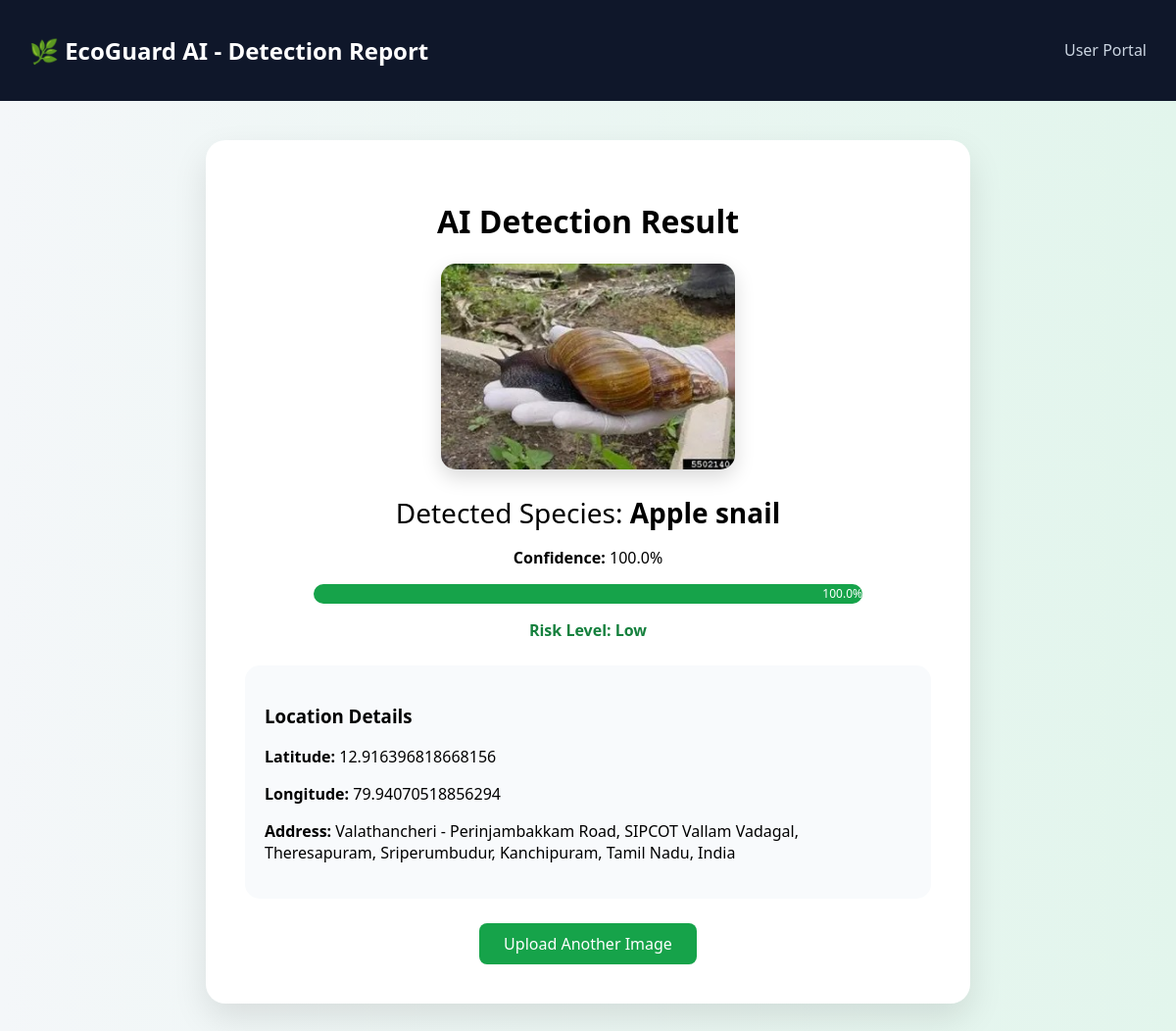
The page /result/1 on the database its author committed.
### tables this page shows
CREATE TABLE reports (
        id INTEGER PRIMARY KEY AUTOINCREMENT,
        image TEXT,
        latitude REAL,
        longitude REAL,
        address TEXT,
        prediction TEXT,
        created_at TEXT,
        verified INTEGER DEFAULT 0,
        confidence REAL DEFAULT 0,
        risk TEXT DEFAULT ''
    );

### app.py (the view)
@app.route("/result/<int:report_id>")
def view_result(report_id):
    conn = sqlite3.connect("database.db")
    c = conn.cursor()
    c.execute("""
        SELECT image, latitude, longitude, address, prediction, confidence, risk
        FROM reports
        WHERE id=?
    """, (report_id,))
    report = c.fetchone()
    conn.close()
    if not report:
        return "Report not found"
    image = report[0]
    latitude = report[1]
    longitude = report[2]
    address = report[3]
    prediction = report[4]
    confidence = round(report[5] * 100, 2)
    risk = report[6]
    return render_template("result.html",
                           image=image,
                           prediction=prediction,
                           risk=risk,
                           latitude=latitude,
                           longitude=longitude,
                           address=address,
                           confidence=confidence)

### templates/result.html (shortened to what this page needs)
<!DOCTYPE html>
<html>
<head>
</head>
<body>
<div class="navbar">
    <h2>🌿 EcoGuard AI - Detection Report</h2>
    <div>
        <a href="/">User Portal</a>
    </div>
</div>
<div class="container">
<div class="result-card">
    <h1>AI Detection Result</h1>
    <img src="{{ url_for('static', filename=image) }}" width="300">
    <div class="prediction">
        Detected Species: <strong>{{ prediction }}</strong>
    </div>
    <p><strong>Confidence:</strong> {{ confidence }}%</p>
    <div class="confidence-bar">
        <div class="confidence-fill" style="width: {{ confidence }}%;">
            {{ confidence }}%
        </div>
    </div>
    {% if risk == "Low" %}
        <p class="low">Risk Level: {{ risk }}</p>
    {% elif risk == "Moderate" %}
        <p class="moderate">Risk Level: {{ risk }}</p>
    {% elif risk == "High" %}
        <p class="high">Risk Level: {{ risk }}</p>
    {% else %}
        <p class="critical">Risk Level: {{ risk }}</p>
    {% endif %}
    <div class="info-box">
        <h3>Location Details</h3>
        <p><strong>Latitude:</strong> {{ latitude }}</p>
        <p><strong>Longitude:</strong> {{ longitude }}</p>
        <p><strong>Address:</strong> {{ address }}</p>
    </div>
    <a href="/" class="btn">Upload Another Image</a>
</div>
</div>
</body>
</html>

### templates/result.html (style rules this page uses)
body { margin: 0; font-family: 'Segoe UI', sans-serif; background: linear-gradient(to right, #f4f7f9, #e2f5ec); }
.navbar { background: #0f172a; padding: 15px 30px; display: flex; justify-content: space-between; align-items: center; color: white; }
.navbar a { color: #cbd5e1; margin-left: 20px; text-decoration: none; }
.container { width: 85%; margin: 40px auto; text-align: center; }
.result-card { background: white; padding: 40px; border-radius: 20px; box-shadow: 0 15px 35px rgba(0,0,0,0.1); max-width: 700px; margin: auto; }
.result-card img { border-radius: 15px; margin-bottom: 20px; box-shadow: 0 8px 20px rgba(0,0,0,0.15); }
.prediction { font-size: 28px; margin-bottom: 10px; }
.confidence-bar { background: #e5e7eb; border-radius: 20px; overflow: hidden; margin: 15px auto; width: 80%; height: 20px; }
.confidence-fill { height: 100%; background: #16a34a; text-align: right; padding-right: 8px; color: white; font-size: 12px; line-height: 20px; }
.low { color: #15803d; font-weight: bold; }
.info-box { background: #f8fafc; padding: 20px; border-radius: 15px; margin-top: 25px; text-align: left; }
.btn { display: inline-block; margin-top: 25px; padding: 10px 25px; background: #16a34a; color: white; border-radius: 8px; text-decoration: none; font-weight: 500; }

### rows shown on the page
reports: image (picture), prediction "Apple snail", risk "Low", latitude "12.916396818668156", longitude "79.94070518856294", address "Valathancheri - Perinjambakkam Road, SIPCOT Vallam Vadagal, Theresapuram, Sriperumbudur, Kanchipuram, Tamil Nadu, India"

### other values the page prints
{{ confidence }} "100.0"
